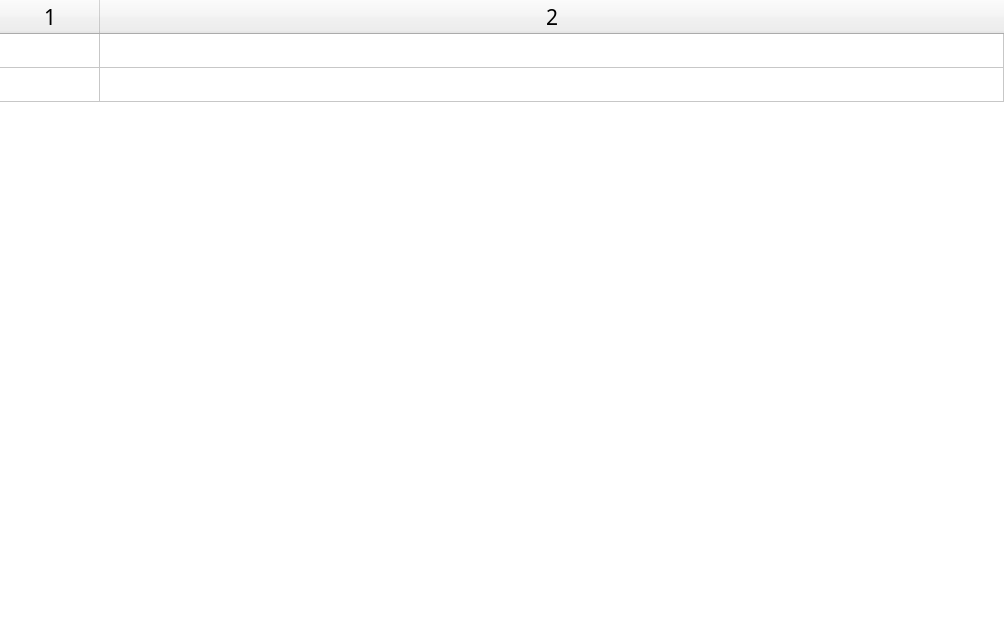
<?xml version="1.0" encoding="UTF-8"?>
<ui version="4.0">
 <class>Dialog</class>
 <widget class="QDialog" name="Dialog">
  <property name="windowModality">
   <enum>Qt::ApplicationModal</enum>
  </property>
  <property name="geometry">
   <rect>
    <x>0</x>
    <y>0</y>
    <width>1004</width>
    <height>622</height>
   </rect>
  </property>
  <property name="sizePolicy">
   <sizepolicy hsizetype="Expanding" vsizetype="Expanding">
    <horstretch>1</horstretch>
    <verstretch>1</verstretch>
   </sizepolicy>
  </property>
  <property name="font">
   <font>
    <family>微軟正黑體</family>
    <pointsize>16</pointsize>
   </font>
  </property>
  <property name="windowTitle">
   <string>搜尋結果</string>
  </property>
  <property name="windowOpacity">
   <double>1.000000000000000</double>
  </property>
  <property name="sizeGripEnabled">
   <bool>false</bool>
  </property>
  <layout class="QHBoxLayout" name="horizontalLayout_2" stretch="0">
   <property name="spacing">
    <number>0</number>
   </property>
   <property name="leftMargin">
    <number>0</number>
   </property>
   <property name="topMargin">
    <number>0</number>
   </property>
   <property name="rightMargin">
    <number>0</number>
   </property>
   <property name="bottomMargin">
    <number>0</number>
   </property>
   <item>
    <layout class="QHBoxLayout" name="horizontalLayout_3">
     <property name="sizeConstraint">
      <enum>QLayout::SetDefaultConstraint</enum>
     </property>
     <item>
      <widget class="QTableWidget" name="tableWidget">
       <property name="sizePolicy">
        <sizepolicy hsizetype="Expanding" vsizetype="Expanding">
         <horstretch>1</horstretch>
         <verstretch>1</verstretch>
        </sizepolicy>
       </property>
       <property name="sizeIncrement">
        <size>
         <width>1</width>
         <height>1</height>
        </size>
       </property>
       <property name="font">
        <font>
         <family>微軟正黑體</family>
         <pointsize>16</pointsize>
        </font>
       </property>
       <property name="mouseTracking">
        <bool>false</bool>
       </property>
       <property name="contextMenuPolicy">
        <enum>Qt::DefaultContextMenu</enum>
       </property>
       <property name="autoFillBackground">
        <bool>false</bool>
       </property>
       <property name="frameShape">
        <enum>QFrame::NoFrame</enum>
       </property>
       <property name="frameShadow">
        <enum>QFrame::Plain</enum>
       </property>
       <property name="sizeAdjustPolicy">
        <enum>QAbstractScrollArea::AdjustToContents</enum>
       </property>
       <property name="editTriggers">
        <set>QAbstractItemView::NoEditTriggers</set>
       </property>
       <property name="alternatingRowColors">
        <bool>false</bool>
       </property>
       <property name="selectionBehavior">
        <enum>QAbstractItemView::SelectRows</enum>
       </property>
       <property name="textElideMode">
        <enum>Qt::ElideMiddle</enum>
       </property>
       <property name="sortingEnabled">
        <bool>true</bool>
       </property>
       <property name="wordWrap">
        <bool>false</bool>
       </property>
       <property name="rowCount">
        <number>2</number>
       </property>
       <property name="columnCount">
        <number>2</number>
       </property>
       <attribute name="horizontalHeaderCascadingSectionResizes">
        <bool>true</bool>
       </attribute>
       <attribute name="horizontalHeaderStretchLastSection">
        <bool>true</bool>
       </attribute>
       <attribute name="verticalHeaderVisible">
        <bool>false</bool>
       </attribute>
       <attribute name="verticalHeaderCascadingSectionResizes">
        <bool>false</bool>
       </attribute>
       <attribute name="verticalHeaderShowSortIndicator" stdset="0">
        <bool>false</bool>
       </attribute>
       <attribute name="verticalHeaderStretchLastSection">
        <bool>false</bool>
       </attribute>
       <row/>
       <row/>
       <column/>
       <column/>
       <item row="0" column="0">
        <property name="text">
         <string/>
        </property>
       </item>
       <item row="0" column="1">
        <property name="text">
         <string/>
        </property>
       </item>
       <item row="1" column="0">
        <property name="text">
         <string/>
        </property>
       </item>
       <item row="1" column="1">
        <property name="text">
         <string/>
        </property>
       </item>
      </widget>
     </item>
    </layout>
   </item>
  </layout>
 </widget>
 <resources/>
 <connections/>
</ui>
